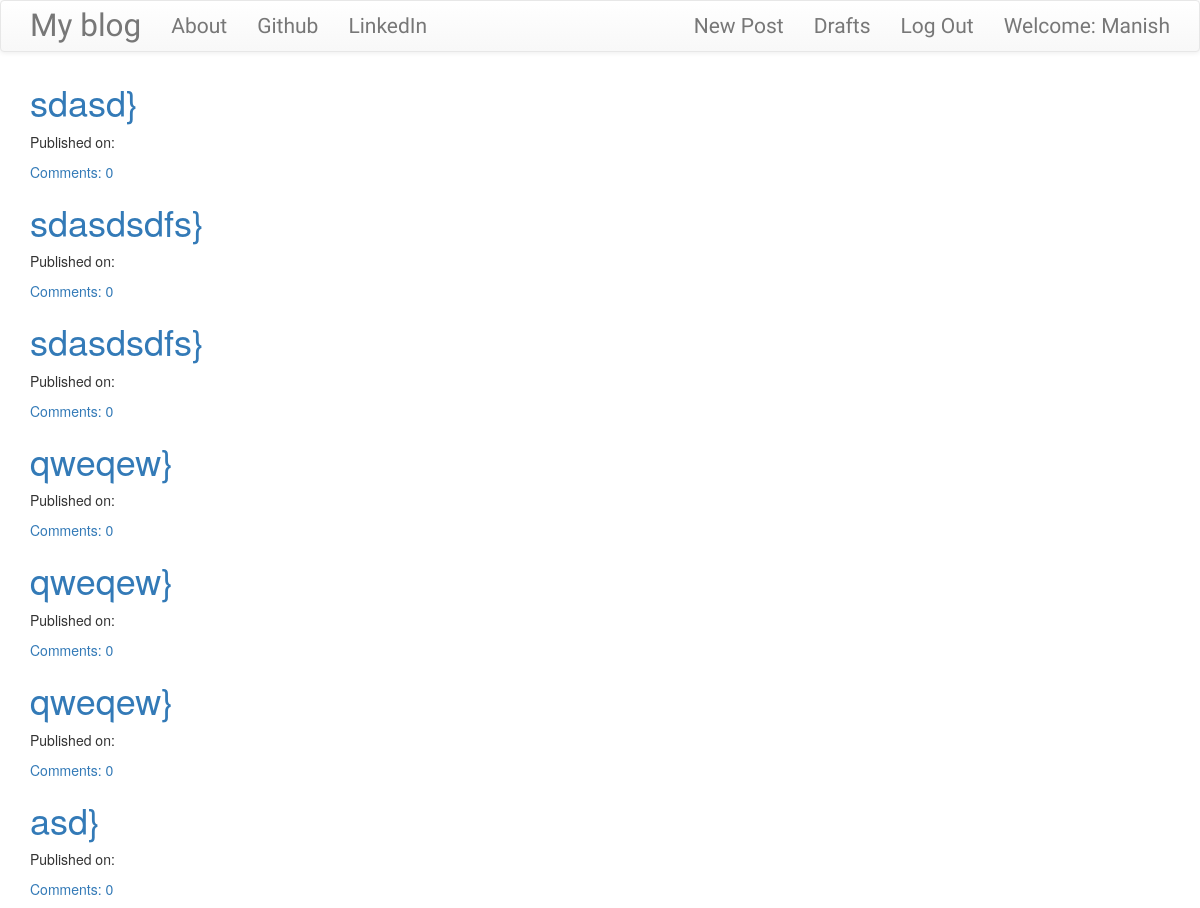
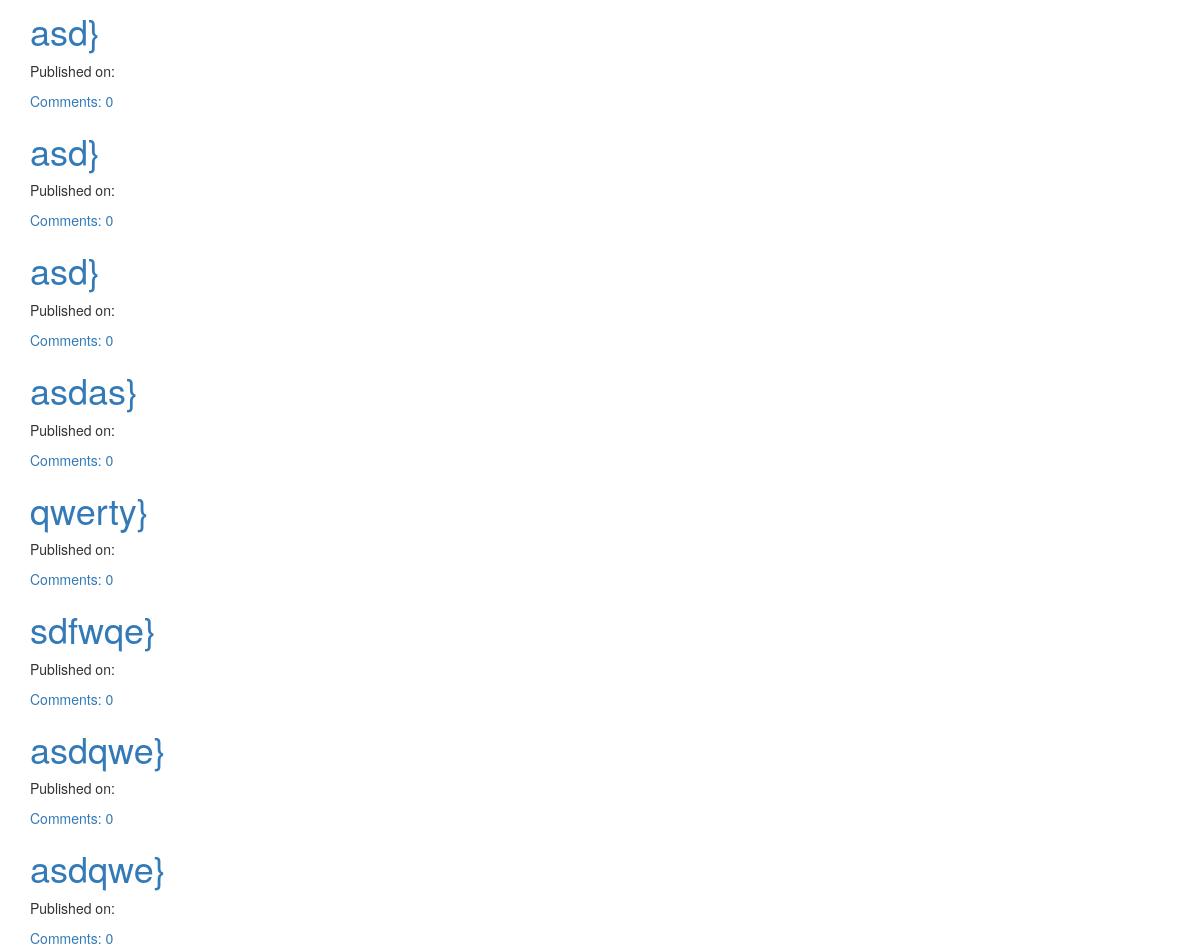
Page /drafts/ (signed in) on the committed database (2 pictures, top to bottom).
### blog/models.py (models this page shows, shortened)
class Post(models.Model):
    author = models.ForeignKey('auth.User')
    title = models.CharField(max_length=200)
    text = models.TextField()
    created_date = models.DateTimeField(default=timezone.now)
    published_date = models.DateTimeField(blank=True, null=True)
    def approve_comments(self):
        return self.comments.filter(approved_comment=True)

### blog/views.py (the view)
# urls.py: url(r'^drafts/$',views.DraftListView.as_view(),name='post_draft_list'),
class DraftListView(LoginRequiredMixin, ListView):
    login_url = '/login/'
    redirect_field_name = 'blog/post_list.html'
    model = Post
    def get_queryset(self):
        return Post.objects.filter(published_date__isnull=True).order_by('created_date')

### blog/templates/blog/post_list.html
{% extends "blog/base.html" %}
{% block content %}
<div class="centerstage">
    {% for post in post_list %}
    <div class="post">
        <h1><a href="{% url 'post_detail' pk=post.pk%}">{{ post.title }}}</a></h1>
        <div class="date">
           <p>Published on: {{post.published|date:"D M Y"}}</p>
        </div>
        <a href="{% url 'post_detail' pk=post.pk %}">Comments: {{post.approve_comments.count }}</a>
    </div>
    {% endfor %}
</div>
{% endblock %}

### blog/templates/blog/base.html (shortened to what this page needs)
<!DOCTYPE html>
{% load staticfiles %}
<html>
<head>
    <link rel="stylesheet" href="https://maxcdn.bootstrapcdn.com/bootstrap/3.3.7/css/bootstrap.min.css">
    <link rel="stylesheet" href="https://maxcdn.bootstrapcdn.com/bootstrap/3.3.7/css/bootstrap-theme.min.css">
    <link rel="stylesheet" href="//cdn.jsdelivr.net/npm/medium-editor@latest/dist/css/medium-editor.min.css" type="text/css" media="screen" charset="utf-8">
    <link rel="stylesheet" href="{% static 'css/blog.css'%}">
</head>
<body class="loader">
    <nav class="navbar navbar-default techfont custome-navbar">
        <div class="container">
            <ul class="nav navbar-nav">
                <li><a class='navbar-brand bigbrand' href="{% url 'post_list' %}">My blog</a></li>
                <li><a href="{% url 'about' %}">About</a></li>
                <li><a href="https://www.github.com">Github</a></li>
                <li><a href="https://www.linkedin.com">LinkedIn</a></li>
            </ul>
            <ul class="nav navbar-nav navbar-right">
                {% if user.is_authenticated %}
                <li>
                    <a href="{% url 'post_new'%}">New Post</a>
                </li>
                <li>
                    <a href="{% url 'post_draft_list'%}">Drafts</a>
                </li>
                <li>
                    <a href="{% url 'logout'%}">Log Out</a>
                </li>
                <li>
                    <a>Welcome: {{user.username }}</a>
                </li>
                    {% else %}
                    <li><a class="nav navbar-right" href="{% url 'login' %}"><span class="glyphicon glyphicon-user"></span></a></li>
                {% endif %}
            </ul>
        </div>
    </nav>
    <div class="content container">
        <div class="row">
            <div class="col-md-8">
                <div class="blog_posts">
                    {% block content %}
                    {% endblock%}
                </div>
            </div>
        </div>
    </div>
</body>
</html>

### blog/static/css/blog.css (style rules this page uses)
.techfont { font-family: 'Russo One',sans-serif; font-size:1.5em; margin-bottom: 10px; }
.bigbrand { font-size: 1.5em; }
.centerstage { margin-left: auto; margin-right: auto; }
.loader { filter:hue-rotate(0deg); color:linear-gradient(45deg,#0f8,#08f); animation: hue 10000ms infinite linear; }

### rows in the picture
Post: title "sdasd", approve_comments.count "0"
Post: title "sdasdsdfs", approve_comments.count "0"
Post: title "sdasdsdfs", approve_comments.count "0"
Post: title "qweqew", approve_comments.count "0"
Post: title "qweqew", approve_comments.count "0"
Post: title "qweqew", approve_comments.count "0"
Post: title "asd", approve_comments.count "0"
Post: title "asd", approve_comments.count "0"
Post: title "asd", approve_comments.count "0"
Post: title "asd", approve_comments.count "0"
Post: title "asdas", approve_comments.count "0"
Post: title "qwerty", approve_comments.count "0"
Post: title "sdfwqe", approve_comments.count "0"
Post: title "asdqwe", approve_comments.count "0"
Post: title "asdqwe", approve_comments.count "0"

### other values in the picture
{{ user.username }} "Manish"
